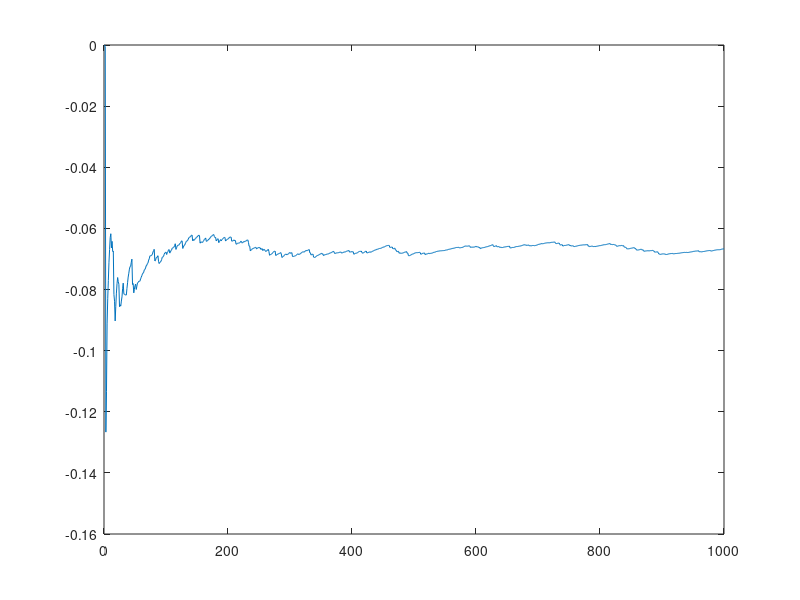

Recreate this plot in MATLAB.
% parte 1 %
U=rand(1000,1);
n=1:length(U);
n=n';
aprox=((cumsum(U.*sqrt(1-U.*U)))./n)-((cumsum(U))./n).*((cumsum(sqrt(1-U.*U)))./n);
plot(n,aprox);
aprox(length(U))

% parte 2 %
U=rand(1000,1);
n=1:length(U);n=n';
aprox=((cumsum(U.*U.*sqrt(1-U.*U)))./n)-((cumsum(U.*U))./n).*((cumsum(sqrt(1-U.*U)))./n);
plot(n,aprox)
aprox(length(U))
